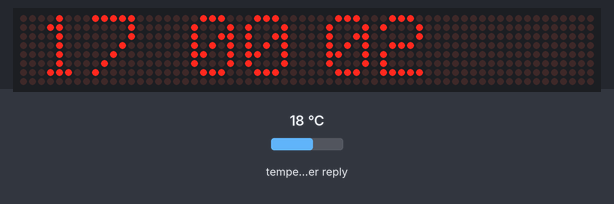
Recording of a sketch running on a simulated ESP8266 (NodeMCU). Shown: 64×8 LED matrix. The inputs (shaded band) are chosen by the test bench; at power-on: temperature in the weather reply 18 °C. WiFi joins after 1.5 s; servers stay silent unless stated; uploads are accepted with an empty reply; web services answer with replies made up by the test bench; what the sketch prints to the serial monitor is not drawn.

Above: at 2.1 s.
At 16.1 s:
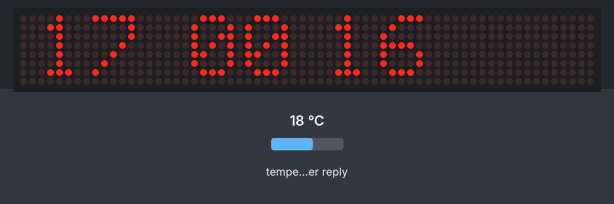
At 21.45 s:
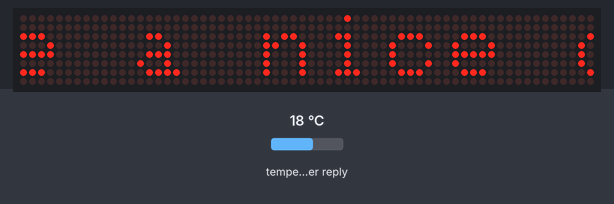
At 26.73 s:
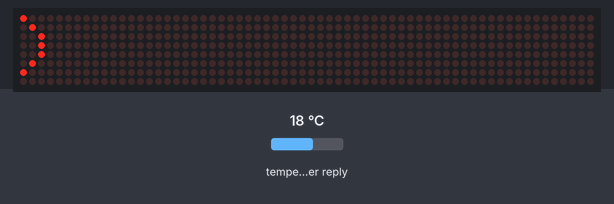
At 33.24 s:
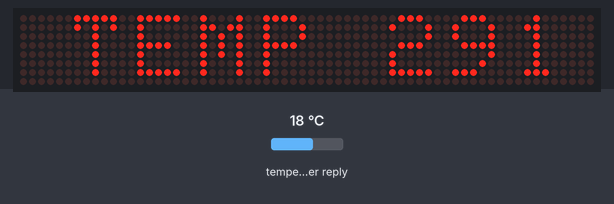
At 39.89 s:
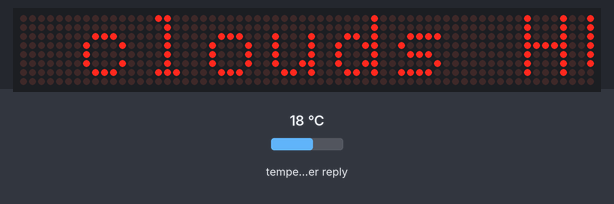

Measured:
- what the display in image 0 shows lasts 0.9 s, from 2.1 s to 3.0 s
- what the display in image 1 shows lasts 1.0 s, from 16.0 s to 17.0 s

The sketch:

CLOCK_NodeMCU-updated.ino
```cpp
/*
Connections:
NodeMCU    -> Matrix
MOSI-D7-GPIO13  -> DIN
CLK-D5-GPIO14   -> Clk
GPIO0-D3        -> LOAD
*/

#include <ESP8266WiFi.h>
#include <ESP8266WebServer.h>
#include <SPI.h>
#include <Adafruit_GFX.h>
#include <Max72xxPanel.h>
#include <ArduinoJson.h>

// =======================================================================
// Device configuration:
// =======================================================================
const char* ssid     = "ssid";                      // SSID
const char* password = "password";                    // password


String weatherKey = "api key";  // API key, click http://openweathermap.org/api
String weatherLang = "&lang=en";
String cityID = "city code"; // city code
// =======================================================================


WiFiClient client;

String weatherMain = "";
String weatherDescription = "";
String weatherLocation = "";
String country;
int humidity;
int pressure;
float temp;
float tempMin, tempMax;
int clouds;
float windSpeed;
String date;
String currencyRates;
String weatherString;

long period;
int offset=1,refresh=0;
int pinCS = D8; // Pin connection CS
int numberOfHorizontalDisplays = 8; // Number of LED Matrices Horizontally
int numberOfVerticalDisplays = 1; // Number of LED Matrices Vertically
String decodedMsg;

Max72xxPanel matrix = Max72xxPanel( pinCS, numberOfHorizontalDisplays, numberOfVerticalDisplays);

//matrix.cp437(true);

int wait = 50; // ticker speed

int spacer = 2;
int width = 5 + spacer; // Adjusting the spacing between characters

void setup(void) {

matrix.setIntensity(2); // Matrix brightness from 0 to 15


// initial coordinates of matrices 8*8
  matrix.setRotation(0, 1);        // 1 matrix
  matrix.setRotation(1, 1);        // 2 matrix
  matrix.setRotation(2, 1);        // 3 matrix
  matrix.setRotation(3, 1);        // 4 matrix
  matrix.setRotation(4, 1);        // 5 matrix
  matrix.setRotation(5, 1);        // 6 matrix
  matrix.setRotation(6, 1);        // 7 matrix
  matrix.setRotation(7, 1);        // 8 matrix


  Serial.begin(115200);                            // Debug
  WiFi.mode(WIFI_STA);
  WiFi.begin(ssid, password);                      // Connecting to WIFI
  while (WiFi.status() != WL_CONNECTED) {          // Waiting until blue
    delay(500);
    Serial.print(".");
  }


}

// =======================================================================
#define MAX_DIGITS 16
byte dig[MAX_DIGITS]={0};
byte digold[MAX_DIGITS]={0};
byte digtrans[MAX_DIGITS]={0};
int updCnt = 0;
int dots = 0;
long dotTime = 0;
long clkTime = 0;
int dx=0;
int dy=0;
byte del=0;
int h,m,s;
// =======================================================================
void loop(void) {


if(updCnt<=0) { // every 10 cycles we get time and weather data
    updCnt = 10;
    Serial.println("Getting data ...");
    getWeatherData();
    getTime();
    Serial.println("Data loaded");
    clkTime = millis();
  }

  if(millis()-clkTime > 15000 && !del && dots) { //every 15 seconds we launch a running line
ScrollText(utf8rus("Have a nice day! :) ")); //here is the text of the line, then there will be weather, etc.
delay(5);
ScrollText(utf8rus(date));
delay(5);
ScrollText(utf8rus(weatherString));
    updCnt--;
    clkTime = millis();
  }

DisplayTime();
  if(millis()-dotTime > 1000) {
    dotTime = millis();
    dots = !dots;
  }


}

// =======================================================================
void DisplayTime(){
    updateTime();
    matrix.fillScreen(LOW);
    int y = (matrix.height() - 8) / 2; // Center text vertically


    if(s & 1){matrix.drawChar(14, y, (String(":"))[0], HIGH, LOW, 1);} //every even second we print a colon in the center (to blink)
    else{matrix.drawChar(14, y, (String(" "))[0], HIGH, LOW, 1);}

    String hour1 = String (h/10);
    String hour2 = String (h%10);
    String min1 = String (m/10);
    String min2 = String (m%10);
    String sec1 = String (s/10);
    String sec2 = String (s%10);
    int xh = 2;
    int xm = 19;
    int xs = 34;

    matrix.drawChar(xh, y, hour1[0], HIGH, LOW, 1);
    matrix.drawChar(xh+6, y, hour2[0], HIGH, LOW, 1);
    matrix.drawChar(xm, y, min1[0], HIGH, LOW, 1);
    matrix.drawChar(xm+6, y, min2[0], HIGH, LOW, 1);
    matrix.drawChar(xs, y, sec1[0], HIGH, LOW, 1);
    matrix.drawChar(xs+6, y, sec2[0], HIGH, LOW, 1);


    matrix.write(); // Display output
}

// =======================================================================
void DisplayText(String text){
    matrix.fillScreen(LOW);
    for (int i=0; i<text.length(); i++){

    int letter =(matrix.width())- i * (width-1);
    int x = (matrix.width() +1) -letter;
    int y = (matrix.height() - 8) / 2; // Center text vertically
    matrix.drawChar(x, y, text[i], HIGH, LOW, 1);
    matrix.write(); // Display output

    }

}
// =======================================================================
void ScrollText (String text){
    for ( int i = 0 ; i < width * text.length() + matrix.width() - 1 - spacer; i++ ) {
    if (refresh==1) i=0;
    refresh=0;
    matrix.fillScreen(LOW);
    int letter = i / width;
    int x = (matrix.width() - 1) - i % width;
    int y = (matrix.height() - 8) / 2; // Center text vertically

    while ( x + width - spacer >= 0 && letter >= 0 ) {
      if ( letter < text.length() ) {
        matrix.drawChar(x, y, text[letter], HIGH, LOW, 1);
      }
      letter--;
      x -= width;
    }
    matrix.write(); // Display output
    delay(wait);
  }
}


// =======================================================================
// We take the weather from the site openweathermap.org
// =======================================================================


char weatherHost[] = "api.openweathermap.org";            // remote server we will connect to
//const char *weatherHost = "api.openweathermap.org";     // Original

void getWeatherData()
{
  Serial.print("connecting to "); Serial.println(weatherHost);
  if (client.connect(weatherHost, 80)) {
/*    client.println(String("GET /data/2.5/weather?id=") + cityID + "&units=metric&appid=" + weatherKey + weatherLang + "\r\n" +
                "Host: " + weatherHost + "\r\nUser-Agent: ArduinoWiFi/1.1\r\n" +
                "Connection: close\r\n\r\n");
      //Original
*/
    client.println("GET /data/2.5/weather?id=" + cityID + "&units=imperial" + "&appid=" + weatherKey + weatherLang);
    client.println("Host: api.openweathermap.org");
    client.println("User-Agent: ArduinoWiFi/1.1");
    client.println("Connection: close");
    client.println();

  } else {
    Serial.println("connection failed");
    return;
  }

  String line;

/*  int repeatCounter = 0;
  while (!client.available() && repeatCounter < 10) {
    delay(500);
    Serial.println("w.");
    repeatCounter++;
  }  //Original
*/
  while (client.connected() && !client.available())
    delay(1);                                          //waits for data

  Serial.println("Client connected");
  while (client.connected() && client.available()) {

    char c = client.read();
    if (c == '[' || c == ']') c = ' ';
    line += c;
  }

  client.stop();

   Serial.print("Line is " );
   Serial.println(line.c_str());

  //DynamicJsonBuffer jsonBuf;  v5 Json
  //DynamicJsonDocument doc(ESP.getMaxFreeBlockSize() - 512);   //v6 Json

  //JsonObject &root = jsonBuf.parseObject(line);

  //DeserializationError error = deserializeJson(doc, line);  // v6 Json

  char jsonArray [line.length() + 1];
  line.toCharArray(jsonArray, sizeof(jsonArray));
  jsonArray[line.length() + 1] = '\0';
  StaticJsonDocument<1024> doc;
  DeserializationError  error = deserializeJson(doc, jsonArray);

 // if (!root.success()) v5 Json
   if (error)
  {
    Serial.print("deserializeJson() failed with ");
    Serial.println(error.c_str());
    return;
  }
  // Note: for Json v6 replace "root" with "doc"

  //weatherMain = doc["weather"]["main"].as<String>();
  weatherDescription = doc["weather"]["description"].as<String>();
  weatherDescription.toLowerCase();
  //  weatherLocation = doc["name"].as<String>();
  //  country = doc["sys"]["country"].as<String>();
  temp = doc["main"]["temp"];
  humidity = doc["main"]["humidity"];
  pressure = doc["main"]["pressure"];
  tempMin = doc["main"]["temp_min"];
  tempMax = doc["main"]["temp_max"];
  windSpeed = doc["wind"]["speed"];
  clouds = doc["clouds"]["all"];
  String deg = String(char('~'+25));
  weatherString = "TEMP " + String(temp,1)+"F ";
  weatherString += weatherDescription;
  weatherString += " HUM " + String(humidity) + "% ";
  weatherString += "PRES " + String(pressure/1.3332239) + "mm ";
  weatherString += "CLOUD " + String(clouds) + "% ";
  weatherString += "WIND " + String(windSpeed,1) + "mph ";
}

// =======================================================================
// take time from GOOGLE
// =======================================================================

float utcOffset = -7; //time zone correction
long localEpoc = 0;
long localMillisAtUpdate = 0;

void getTime()
{
  WiFiClient client;
  if (!client.connect("www.google.com", 80)) {
    Serial.println("connection to google failed");
    return;
  }

  client.print(String("GET / HTTP/1.1\r\n") +
               String("Host: www.google.com\r\n") +
               String("Connection: close\r\n\r\n"));
  int repeatCounter = 0;
  while (!client.available() && repeatCounter < 10) {
    delay(500);
    //Serial.println(".");
    repeatCounter++;
  }

  String line;
  client.setNoDelay(false);
  while(client.connected() && client.available()) {
    line = client.readStringUntil('\n');
    line.toUpperCase();
    if (line.startsWith("DATE: ")) {
      date = "     "+line.substring(6, 22);
      h = line.substring(23, 25).toInt();
      m = line.substring(26, 28).toInt();
      s = line.substring(29, 31).toInt();
      localMillisAtUpdate = millis();
      localEpoc = (h * 60 * 60 + m * 60 + s);
    }
  }
  client.stop();
}

// =======================================================================r

void updateTime()
{
  long curEpoch = localEpoc + ((millis() - localMillisAtUpdate) / 1000);
  long epochpartial = round(curEpoch + 3600 * utcOffset + 86400L);
  long epoch = epochpartial % 86400L;
  h = ((epoch  % 86400L) / 3600) % 24;
  m = (epoch % 3600) / 60;
  s = epoch % 60;
}

// =======================================================================


String utf8rus(String source)
{
  int i,k;
  String target;
  unsigned char n;
  char m[2] = { '0', '\0' };

  k = source.length(); i = 0;

  while (i < k) {
    n = source[i]; i++;

    if (n >= 0xC0) {
      switch (n) {
        case 0xD0: {
          n = source[i]; i++;
          if (n == 0x81) { n = 0xA8; break; }
          if (n >= 0x90 && n <= 0xBF) n = n + 0x30-1;
          break;
        }
        case 0xD1: {
          n = source[i]; i++;
          if (n == 0x91) { n = 0xB8; break; }
          if (n >= 0x80 && n <= 0x8F) n = n + 0x70-1;
          break;
        }
      }
    }
    m[0] = n; target = target + String(m);
  }
return target;
}
```
